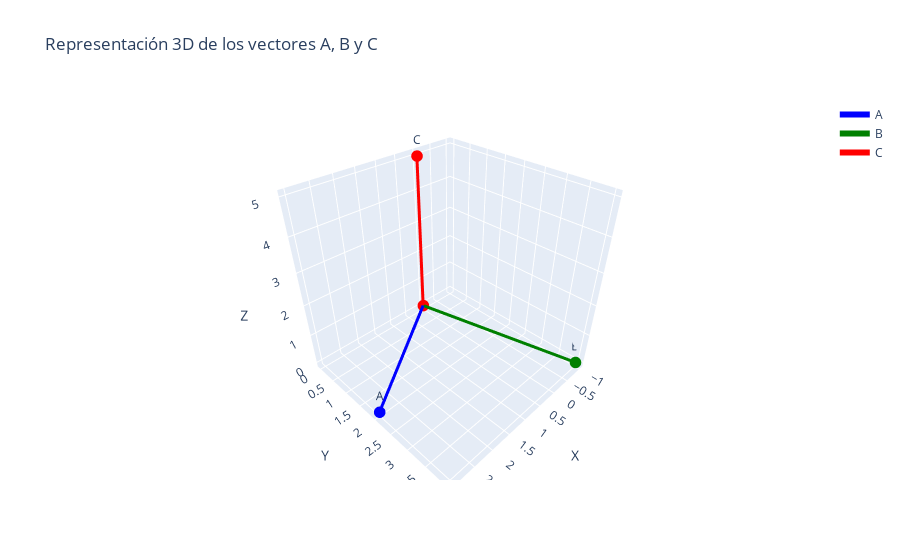

Here is the notebook cell this chart was saved with:
### Markdown cell above
**Actividad:**

1. Abre GeoGebra 3D ([https://www.geogebra.org/3d](https://www.geogebra.org/3d))
2. Representa los siguientes vectores en 3D:

   * **A = (3, 2, 0)**
   * **B = (-1, 4, 0)**
   * **C = (0, 0, 5)**

### Code cell
import numpy as np

import plotly.graph_objects as go

# Definir los vectores
A = np.array([3, 2, 0])
B = np.array([-1, 4, 0])
C = np.array([0, 0, 5])

# Origen
O = np.array([0, 0, 0])

# Crear la figura
fig = go.Figure()

# Vector A
fig.add_trace(go.Scatter3d(
    x=[O[0], A[0]],
    y=[O[1], A[1]],
    z=[O[2], A[2]],
    mode='lines+markers+text',
    marker=dict(size=4, color='blue'),
    line=dict(color='blue', width=6),
    name='A',
    text=['', 'A'],
    textposition='top center'
))

# Vector B
fig.add_trace(go.Scatter3d(
    x=[O[0], B[0]],
    y=[O[1], B[1]],
    z=[O[2], B[2]],
    mode='lines+markers+text',
    marker=dict(size=4, color='green'),
    line=dict(color='green', width=6),
    name='B',
    text=['', 'B'],
    textposition='top center'
))

# Vector C
fig.add_trace(go.Scatter3d(
    x=[O[0], C[0]],
    y=[O[1], C[1]],
    z=[O[2], C[2]],
    mode='lines+markers+text',
    marker=dict(size=4, color='red'),
    line=dict(color='red', width=6),
    name='C',
    text=['', 'C'],
    textposition='top center'
))

# Configuración de la gráfica
fig.update_layout(
    scene=dict(
        xaxis_title='X',
        yaxis_title='Y',
        zaxis_title='Z',
        aspectmode='cube'
    ),
    title='Representación 3D de los vectores A, B y C',
    showlegend=True
)

fig.show()

### Figure 1 — Plotly figure (JSON) as saved in the notebook; plotly's stock layout.template omitted (floating-point values rounded to 4 significant figures)
{"data": [{"line": {"color": "blue", "width": 6}, "marker": {"color": "blue", "size": 4}, "mode": "lines+markers+text", "name": "A", "text": ["", "A"], "textposition": "top center", "type": "scatter3d", "x": [0, 3], "y": [0, 2], "z": [0, 0]}, {"line": {"color": "green", "width": 6}, "marker": {"color": "green", "size": 4}, "mode": "lines+markers+text", "name": "B", "text": ["", "B"], "textposition": "top center", "type": "scatter3d", "x": [0, -1], "y": [0, 4], "z": [0, 0]}, {"line": {"color": "red", "width": 6}, "marker": {"color": "red", "size": 4}, "mode": "lines+markers+text", "name": "C", "text": ["", "C"], "textposition": "top center", "type": "scatter3d", "x": [0, 0], "y": [0, 0], "z": [0, 5]}], "layout": {"scene": {"aspectmode": "cube", "xaxis": {"title": {"text": "X"}}, "yaxis": {"title": {"text": "Y"}}, "zaxis": {"title": {"text": "Z"}}}, "showlegend": true, "title": {"text": "Representación 3D de los vectores A, B y C"}}}
